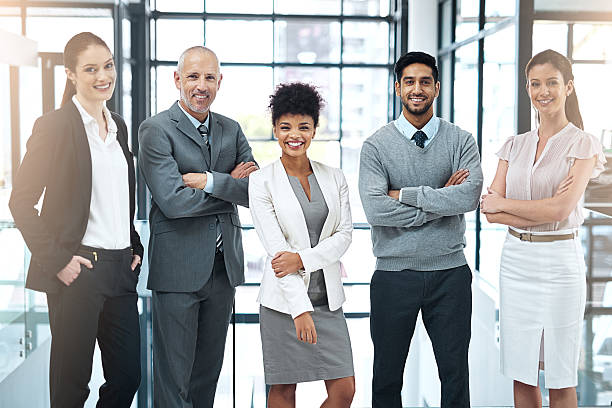
#> input picture Python_projects/Other_programs/Face_detection_in_python/image.jpg, 612 x 408 px
$ python main.py
#> lines starting #> are read from the running program, lines starting #| are printed output that depends on the picture; after the words box and inside, x2 and y2 are one past the last pixel; in counts of white or black regions, pixels touching at a corner belong together
import cv2

image_path = "image.jpg"
casc_path = "haarcascade_frontalface_default.xml"

face_casecade = cv2.CascadeClassifier(casc_path)

image = cv2.imread(image_path)
#> image is the input picture: shape (408, 612, 3); mean B, G, R 167.6, 166.7, 164.6
gray = cv2.cvtColor(image, cv2.COLOR_BGR2GRAY)
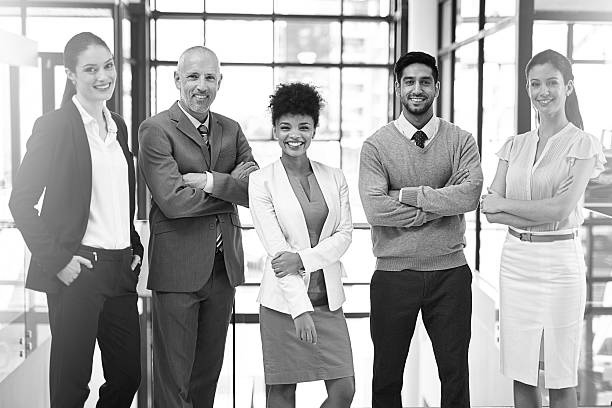
#> gray: shape (408, 612); min 0, max 255, mean 166.2

faces = face_casecade.detectMultiScale(
    gray,
    scaleFactor = 1.1,
    minNeighbors = 5,
    minSize = (30, 30),
    flags = cv2.CASCADE_SCALE_IMAGE
)
#> faces = [[392, 61, 53, 53], [518, 63, 52, 52], [268, 106, 52, 52], [70, 45, 59, 59], [175, 57, 54, 54]]

print("Found {0} faces!".format(len(faces)))
#| Found 5 faces!

for (x, y, w, h) in faces:
    cv2.rectangle(image, (x, y), (x + w, y + h), (0, 255, 0), 2)
#> this loop made 5 passes
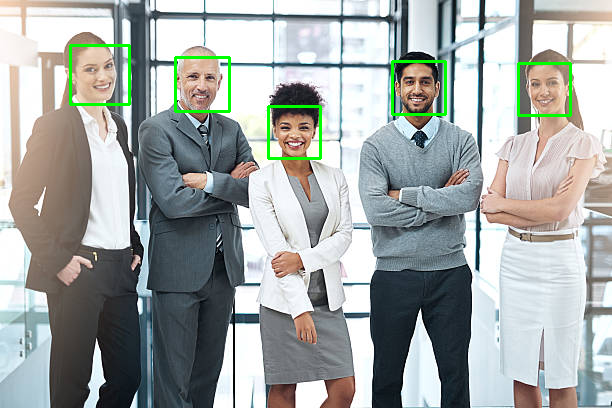
#> image: shape (408, 612, 3); 1.29% of pixels changed, all inside (x1, y1, x2, y2) = (69, 44, 572, 160)

cv2.imshow("Faces found", image)
cv2.waitKey(0)
